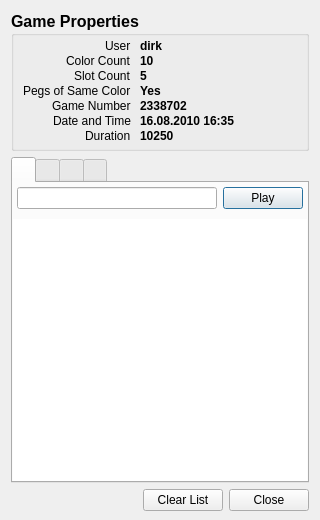
<?xml version="1.0" encoding="UTF-8"?>
<ui version="4.0">
 <class>GameTablesDialog</class>
 <widget class="QDialog" name="GameTablesDialog">
  <property name="geometry">
   <rect>
    <x>0</x>
    <y>0</y>
    <width>320</width>
    <height>520</height>
   </rect>
  </property>
  <property name="sizePolicy">
   <sizepolicy hsizetype="Fixed" vsizetype="Fixed">
    <horstretch>0</horstretch>
    <verstretch>0</verstretch>
   </sizepolicy>
  </property>
  <property name="minimumSize">
   <size>
    <width>320</width>
    <height>520</height>
   </size>
  </property>
  <property name="maximumSize">
   <size>
    <width>320</width>
    <height>520</height>
   </size>
  </property>
  <property name="windowTitle">
   <string>ColorCode Games</string>
  </property>
  <property name="sizeGripEnabled">
   <bool>false</bool>
  </property>
  <property name="modal">
   <bool>true</bool>
  </property>
  <layout class="QVBoxLayout" name="verticalLayout_5">
   <property name="spacing">
    <number>6</number>
   </property>
   <property name="bottomMargin">
    <number>9</number>
   </property>
   <item>
    <widget class="QGroupBox" name="mGameProperties">
     <property name="font">
      <font>
       <pointsize>12</pointsize>
       <weight>75</weight>
       <bold>true</bold>
      </font>
     </property>
     <property name="title">
      <string>Game Properties</string>
     </property>
     <layout class="QFormLayout" name="formLayout">
      <property name="labelAlignment">
       <set>Qt::AlignRight|Qt::AlignTrailing|Qt::AlignVCenter</set>
      </property>
      <property name="formAlignment">
       <set>Qt::AlignLeading|Qt::AlignLeft|Qt::AlignTop</set>
      </property>
      <property name="horizontalSpacing">
       <number>9</number>
      </property>
      <property name="verticalSpacing">
       <number>1</number>
      </property>
      <property name="topMargin">
       <number>3</number>
      </property>
      <property name="bottomMargin">
       <number>5</number>
      </property>
      <item row="0" column="0">
       <widget class="QLabel" name="mUserLbl">
        <property name="font">
         <font>
          <pointsize>9</pointsize>
          <weight>50</weight>
          <bold>false</bold>
         </font>
        </property>
        <property name="text">
         <string>User</string>
        </property>
       </widget>
      </item>
      <item row="0" column="1">
       <widget class="QLabel" name="mUserValLbl">
        <property name="font">
         <font>
          <pointsize>9</pointsize>
          <weight>75</weight>
          <bold>true</bold>
         </font>
        </property>
        <property name="text">
         <string notr="true">dirk</string>
        </property>
        <property name="alignment">
         <set>Qt::AlignLeading|Qt::AlignLeft|Qt::AlignVCenter</set>
        </property>
       </widget>
      </item>
      <item row="1" column="0">
       <widget class="QLabel" name="mColorCntLbl">
        <property name="font">
         <font>
          <pointsize>9</pointsize>
          <weight>50</weight>
          <bold>false</bold>
         </font>
        </property>
        <property name="text">
         <string>Color Count</string>
        </property>
       </widget>
      </item>
      <item row="1" column="1">
       <widget class="QLabel" name="mColorCntValLbl">
        <property name="font">
         <font>
          <pointsize>9</pointsize>
          <weight>75</weight>
          <bold>true</bold>
         </font>
        </property>
        <property name="text">
         <string notr="true">10</string>
        </property>
        <property name="alignment">
         <set>Qt::AlignLeading|Qt::AlignLeft|Qt::AlignVCenter</set>
        </property>
       </widget>
      </item>
      <item row="2" column="0">
       <widget class="QLabel" name="mPegCntLbl">
        <property name="font">
         <font>
          <pointsize>9</pointsize>
          <weight>50</weight>
          <bold>false</bold>
         </font>
        </property>
        <property name="text">
         <string>Slot Count</string>
        </property>
       </widget>
      </item>
      <item row="2" column="1">
       <widget class="QLabel" name="mPegCntValLbl">
        <property name="font">
         <font>
          <pointsize>9</pointsize>
          <weight>75</weight>
          <bold>true</bold>
         </font>
        </property>
        <property name="text">
         <string notr="true">5</string>
        </property>
        <property name="alignment">
         <set>Qt::AlignLeading|Qt::AlignLeft|Qt::AlignVCenter</set>
        </property>
       </widget>
      </item>
      <item row="3" column="0">
       <widget class="QLabel" name="mDoublesLbl">
        <property name="font">
         <font>
          <pointsize>9</pointsize>
          <weight>50</weight>
          <bold>false</bold>
         </font>
        </property>
        <property name="text">
         <string>Pegs of Same Color</string>
        </property>
       </widget>
      </item>
      <item row="3" column="1">
       <widget class="QLabel" name="mDoublesValLbl">
        <property name="font">
         <font>
          <pointsize>9</pointsize>
          <weight>75</weight>
          <bold>true</bold>
         </font>
        </property>
        <property name="text">
         <string notr="true">Yes</string>
        </property>
        <property name="alignment">
         <set>Qt::AlignLeading|Qt::AlignLeft|Qt::AlignVCenter</set>
        </property>
        <property name="textInteractionFlags">
         <set>Qt::NoTextInteraction</set>
        </property>
       </widget>
      </item>
      <item row="4" column="0">
       <widget class="QLabel" name="mGameNoLbl">
        <property name="font">
         <font>
          <pointsize>9</pointsize>
          <weight>50</weight>
          <bold>false</bold>
         </font>
        </property>
        <property name="text">
         <string>Game Number</string>
        </property>
       </widget>
      </item>
      <item row="4" column="1">
       <widget class="QLabel" name="mGameNoValLbl">
        <property name="font">
         <font>
          <pointsize>9</pointsize>
          <weight>75</weight>
          <bold>true</bold>
         </font>
        </property>
        <property name="text">
         <string notr="true">2338702</string>
        </property>
        <property name="alignment">
         <set>Qt::AlignLeading|Qt::AlignLeft|Qt::AlignVCenter</set>
        </property>
        <property name="textInteractionFlags">
         <set>Qt::TextSelectableByMouse</set>
        </property>
       </widget>
      </item>
      <item row="5" column="0">
       <widget class="QLabel" name="mDateLbl">
        <property name="font">
         <font>
          <pointsize>9</pointsize>
          <weight>50</weight>
          <bold>false</bold>
         </font>
        </property>
        <property name="text">
         <string>Date and Time</string>
        </property>
       </widget>
      </item>
      <item row="5" column="1">
       <widget class="QLabel" name="mDateValLbl">
        <property name="font">
         <font>
          <pointsize>9</pointsize>
          <weight>75</weight>
          <bold>true</bold>
         </font>
        </property>
        <property name="text">
         <string notr="true">16.08.2010 16:35</string>
        </property>
        <property name="alignment">
         <set>Qt::AlignLeading|Qt::AlignLeft|Qt::AlignVCenter</set>
        </property>
       </widget>
      </item>
      <item row="6" column="0">
       <widget class="QLabel" name="mDurationLbl">
        <property name="font">
         <font>
          <pointsize>9</pointsize>
          <weight>50</weight>
          <bold>false</bold>
         </font>
        </property>
        <property name="text">
         <string>Duration</string>
        </property>
       </widget>
      </item>
      <item row="6" column="1">
       <widget class="QLabel" name="mDurationValLbl">
        <property name="font">
         <font>
          <pointsize>9</pointsize>
          <weight>75</weight>
          <bold>true</bold>
         </font>
        </property>
        <property name="text">
         <string notr="true">10250</string>
        </property>
        <property name="alignment">
         <set>Qt::AlignLeading|Qt::AlignLeft|Qt::AlignVCenter</set>
        </property>
       </widget>
      </item>
     </layout>
    </widget>
   </item>
   <item>
    <widget class="QTabWidget" name="mTabsWidget">
     <property name="font">
      <font>
       <pointsize>9</pointsize>
       <weight>75</weight>
       <bold>true</bold>
      </font>
     </property>
     <property name="currentIndex">
      <number>0</number>
     </property>
     <property name="iconSize">
      <size>
       <width>46</width>
       <height>16</height>
      </size>
     </property>
     <property name="usesScrollButtons">
      <bool>false</bool>
     </property>
     <property name="documentMode">
      <bool>false</bool>
     </property>
     <widget class="QWidget" name="mInputTab">
      <attribute name="icon">
       <iconset resource="resource.qrc">
        <normaloff>:/img/document-new_tab.png</normaloff>:/img/document-new_tab.png</iconset>
      </attribute>
      <attribute name="title">
       <string/>
      </attribute>
      <attribute name="toolTip">
       <string>Insert Game Number</string>
      </attribute>
      <layout class="QVBoxLayout" name="verticalLayout_4">
       <property name="leftMargin">
        <number>0</number>
       </property>
       <property name="topMargin">
        <number>0</number>
       </property>
       <property name="rightMargin">
        <number>0</number>
       </property>
       <property name="bottomMargin">
        <number>0</number>
       </property>
       <item>
        <layout class="QHBoxLayout" name="horizontalLayout_3">
         <property name="leftMargin">
          <number>4</number>
         </property>
         <property name="topMargin">
          <number>4</number>
         </property>
         <property name="rightMargin">
          <number>4</number>
         </property>
         <property name="bottomMargin">
          <number>4</number>
         </property>
         <item>
          <widget class="QLineEdit" name="mGameNoLe">
           <property name="inputMethodHints">
            <set>Qt::ImhNone</set>
           </property>
           <property name="inputMask">
            <string notr="true"/>
           </property>
           <property name="maxLength">
            <number>10</number>
           </property>
          </widget>
         </item>
         <item>
          <widget class="QPushButton" name="mPlayBtn">
           <property name="font">
            <font>
             <family>Arial</family>
             <weight>50</weight>
             <bold>false</bold>
            </font>
           </property>
           <property name="text">
            <string>Play</string>
           </property>
          </widget>
         </item>
        </layout>
       </item>
       <item>
        <widget class="QTextEdit" name="mDescriptionTe">
         <property name="font">
          <font>
           <weight>50</weight>
           <bold>false</bold>
          </font>
         </property>
         <property name="focusPolicy">
          <enum>Qt::NoFocus</enum>
         </property>
         <property name="frameShape">
          <enum>QFrame::NoFrame</enum>
         </property>
         <property name="lineWidth">
          <number>0</number>
         </property>
         <property name="readOnly">
          <bool>true</bool>
         </property>
         <property name="textInteractionFlags">
          <set>Qt::TextSelectableByMouse</set>
         </property>
        </widget>
       </item>
      </layout>
     </widget>
     <widget class="QWidget" name="mPrevTab">
      <attribute name="icon">
       <iconset resource="resource.qrc">
        <normaloff>:/img/history_tab.png</normaloff>:/img/history_tab.png</iconset>
      </attribute>
      <attribute name="title">
       <string/>
      </attribute>
      <attribute name="toolTip">
       <string>Recent Games</string>
      </attribute>
      <layout class="QVBoxLayout" name="verticalLayout_3">
       <property name="spacing">
        <number>6</number>
       </property>
       <property name="leftMargin">
        <number>0</number>
       </property>
       <property name="topMargin">
        <number>0</number>
       </property>
       <property name="rightMargin">
        <number>0</number>
       </property>
       <property name="bottomMargin">
        <number>0</number>
       </property>
      </layout>
     </widget>
     <widget class="QWidget" name="mSavedTab">
      <attribute name="icon">
       <iconset resource="resource.qrc">
        <normaloff>:/img/bookmark_tab.png</normaloff>:/img/bookmark_tab.png</iconset>
      </attribute>
      <attribute name="title">
       <string/>
      </attribute>
      <attribute name="toolTip">
       <string>Bookmarks</string>
      </attribute>
      <layout class="QVBoxLayout" name="verticalLayout_2">
       <property name="spacing">
        <number>6</number>
       </property>
       <property name="leftMargin">
        <number>0</number>
       </property>
       <property name="topMargin">
        <number>0</number>
       </property>
       <property name="rightMargin">
        <number>0</number>
       </property>
       <property name="bottomMargin">
        <number>0</number>
       </property>
      </layout>
     </widget>
     <widget class="QWidget" name="mHighTab">
      <attribute name="icon">
       <iconset resource="resource.qrc">
        <normaloff>:/img/games-highscores_tab.png</normaloff>:/img/games-highscores_tab.png</iconset>
      </attribute>
      <attribute name="title">
       <string/>
      </attribute>
      <attribute name="toolTip">
       <string>Highscores</string>
      </attribute>
      <layout class="QVBoxLayout" name="verticalLayout">
       <property name="leftMargin">
        <number>0</number>
       </property>
       <property name="topMargin">
        <number>0</number>
       </property>
       <property name="rightMargin">
        <number>0</number>
       </property>
       <property name="bottomMargin">
        <number>0</number>
       </property>
      </layout>
     </widget>
    </widget>
   </item>
   <item>
    <layout class="QHBoxLayout" name="horizontalLayout_2">
     <item>
      <spacer name="horizontalSpacer">
       <property name="orientation">
        <enum>Qt::Horizontal</enum>
       </property>
       <property name="sizeHint" stdset="0">
        <size>
         <width>40</width>
         <height>20</height>
        </size>
       </property>
      </spacer>
     </item>
     <item>
      <widget class="QPushButton" name="mClearBtn">
       <property name="text">
        <string>Clear List</string>
       </property>
      </widget>
     </item>
     <item>
      <widget class="QPushButton" name="mCloseBtn">
       <property name="text">
        <string>Close</string>
       </property>
      </widget>
     </item>
    </layout>
   </item>
  </layout>
 </widget>
 <resources>
  <include location="resource.qrc"/>
 </resources>
 <connections/>
</ui>
